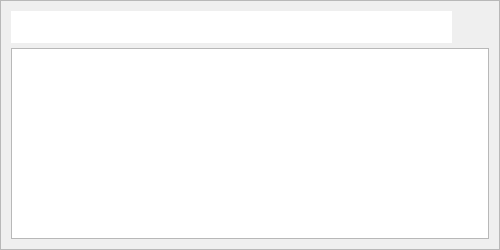
<?xml version="1.0" encoding="UTF-8"?>
<ui version="4.0">
 <class>PickerWindow</class>
 <widget class="QWidget" name="PickerWindow">
  <property name="geometry">
   <rect>
    <x>0</x>
    <y>0</y>
    <width>500</width>
    <height>250</height>
   </rect>
  </property>
  <property name="minimumSize">
   <size>
    <width>400</width>
    <height>0</height>
   </size>
  </property>
  <property name="mouseTracking">
   <bool>true</bool>
  </property>
  <property name="windowTitle">
   <string notr="true"/>
  </property>
  <layout class="QVBoxLayout" name="verticalLayout">
   <property name="spacing">
    <number>0</number>
   </property>
   <property name="leftMargin">
    <number>0</number>
   </property>
   <property name="topMargin">
    <number>0</number>
   </property>
   <property name="rightMargin">
    <number>0</number>
   </property>
   <property name="bottomMargin">
    <number>0</number>
   </property>
   <item>
    <widget class="QFrame" name="frameTopLevel">
     <property name="frameShape">
      <enum>QFrame::StyledPanel</enum>
     </property>
     <property name="frameShadow">
      <enum>QFrame::Raised</enum>
     </property>
     <layout class="QVBoxLayout" name="verticalLayout_2" stretch="0,1">
      <property name="spacing">
       <number>5</number>
      </property>
      <property name="leftMargin">
       <number>10</number>
      </property>
      <property name="topMargin">
       <number>10</number>
      </property>
      <property name="rightMargin">
       <number>10</number>
      </property>
      <property name="bottomMargin">
       <number>10</number>
      </property>
      <item>
       <layout class="QHBoxLayout" name="horizontalLayout" stretch="1,0">
        <item>
         <widget class="QLineEdit" name="editSearch">
          <property name="minimumSize">
           <size>
            <width>0</width>
            <height>32</height>
           </size>
          </property>
          <property name="font">
           <font>
            <pointsize>12</pointsize>
            <bold>true</bold>
           </font>
          </property>
          <property name="contextMenuPolicy">
           <enum>Qt::NoContextMenu</enum>
          </property>
          <property name="frame">
           <bool>false</bool>
          </property>
          <property name="placeholderText">
           <string/>
          </property>
         </widget>
        </item>
        <item>
         <widget class="QLabel" name="labelLogo">
          <property name="minimumSize">
           <size>
            <width>32</width>
            <height>32</height>
           </size>
          </property>
          <property name="maximumSize">
           <size>
            <width>32</width>
            <height>32</height>
           </size>
          </property>
          <property name="text">
           <string/>
          </property>
          <property name="pixmap">
           <pixmap resource="../../Beeftext.qrc">:/MainWindow/Resources/BeeftextLogo128.png</pixmap>
          </property>
          <property name="scaledContents">
           <bool>true</bool>
          </property>
         </widget>
        </item>
       </layout>
      </item>
      <item>
       <widget class="QListView" name="listViewResults"/>
      </item>
     </layout>
    </widget>
   </item>
  </layout>
 </widget>
 <resources>
  <include location="../../Beeftext.qrc"/>
 </resources>
 <connections>
  <connection>
   <sender>editSearch</sender>
   <signal>textChanged(QString)</signal>
   <receiver>PickerWindow</receiver>
   <slot>onSearchTextChanged(QString)</slot>
   <hints>
    <hint type="sourcelabel">
     <x>180</x>
     <y>26</y>
    </hint>
    <hint type="destinationlabel">
     <x>199</x>
     <y>149</y>
    </hint>
   </hints>
  </connection>
  <connection>
   <sender>listViewResults</sender>
   <signal>clicked(QModelIndex)</signal>
   <receiver>PickerWindow</receiver>
   <slot>onItemClicked(QModelIndex)</slot>
   <hints>
    <hint type="sourcelabel">
     <x>391</x>
     <y>89</y>
    </hint>
    <hint type="destinationlabel">
     <x>444</x>
     <y>75</y>
    </hint>
   </hints>
  </connection>
 </connections>
 <slots>
  <slot>onSearchTextChanged(QString)</slot>
  <slot>onItemClicked(QModelIndex)</slot>
 </slots>
</ui>
